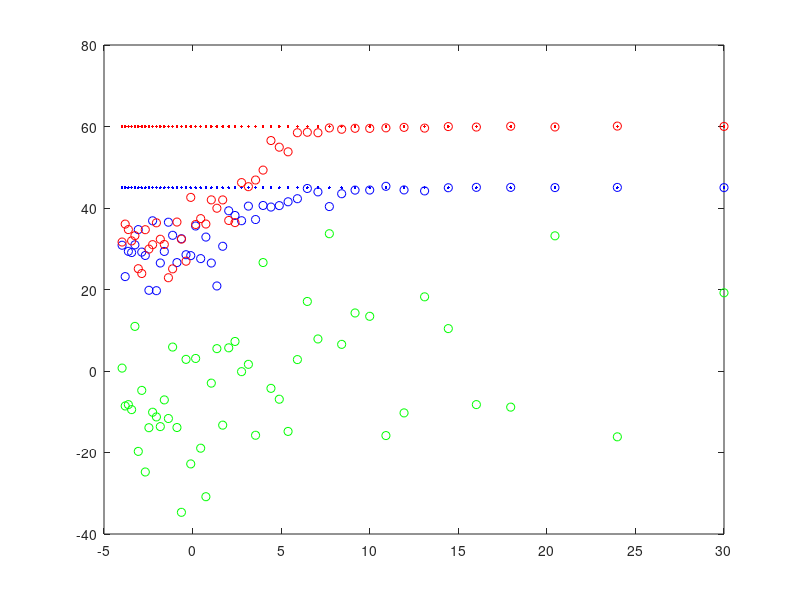

Reproduce this figure in MATLAB.
%% Afric_Sim_test_espirit_NewSort
clc;clear all;
%% Initializations
% Setting up the enviornment
g_weight = 1; %ground weighting factor
v_weight = 1;   %veg weighting factor
n_weight = 1*10^(-3/2);% Added Noise to the System
Pol_ground = [1;1;0]; %Multivatiant Ground
Pol_vegitation = [1;0;1]; %Multivariant Vegitation

Averaging_loop_size = 50;
Signal_samples = 100;    %size of Ensamble Average Window
Noise_samples = 50;
roundz = 0.01;
est_ground_angle = zeros(Noise_samples,1);
est_vegitation_angle = zeros(Noise_samples,1);
est_noise_angle = zeros(Noise_samples,1);
%% Setting offset in degrees then converting to radians
% It help me visualize when entering the degrees instead of radians
ground_offset_degrees = 45; ground_offset_radians = ground_offset_degrees*pi/180; % Ground Interferomitry offset
vegitation_offset_degrees = 60; vegitation_offset_radians = vegitation_offset_degrees*pi/180; % Vegitation Interferomitry offset

%% Matrix Calculations
% Implimenting a window. Esprit and SR techniques
for Averaged_sample = 1:Noise_samples;
    Noise = Averaged_sample*n_weight;
    for unusedVariable = 1:Averaging_loop_size;
        
        ground =  Pol_ground*(sqrt(-2*log(1-rand(1,Signal_samples))).*exp(1i*2*pi*rand(1,Signal_samples)));
        vegitation =  Pol_vegitation*(sqrt(-2*log(1-rand(1,Signal_samples))).*exp(1i*2*pi*rand(1,Signal_samples)));
        
        signal_1 = g_weight*ground + v_weight*vegitation;
        signal_2 = g_weight*exp(1i*ground_offset_radians)*ground + g_weight*exp(1i*vegitation_offset_radians)*vegitation;
        
        AddedNoise_1 = Noise*sqrt(-2*log(1-rand(3,Signal_samples))).*exp(1i*2*pi*rand(3,Signal_samples));
        AddedNoise_2 = Noise*sqrt(-2*log(1-rand(3,Signal_samples))).*exp(1i*2*pi*rand(3,Signal_samples));
        %% Espirit Algorithm
        
        S1 = signal_1 + AddedNoise_1;
        S2 = signal_2 + AddedNoise_2;
        
        R1 = S1*S1';
        R2 = S1*S2';
        
        A =  pinv(R1)*R2;
        [u,uv] = eig(A);
        
        %% Eigen value Decomposition
        % Used for sorting the eigen values in their respective bins
        
        Eone = mean(abs(u(:,1)*uv(1,1)*pinv(u(:,1)))'); %#ok<*UDIM>
        Etwo = mean(abs(u(:,2)*uv(2,2)*pinv(u(:,2)))');
        Ethree = mean(abs(u(:,3)*uv(3,3)*pinv(u(:,3)))');
        
        [~,kk_one]=sort(Eone,'descend');
        [~,kk_two]=sort(Etwo,'descend');
        [~,kk_three]=sort(Ethree,'descend');
        EthreeNoise = 0; EtwoNoise = 0; EoneNoise = 0;
        %% Determining the Noise signal
        if (abs((Ethree(1,1) - Ethree(1,2)))< roundz)
            if (abs((Ethree(1,1) - Ethree(1,3)))< roundz)
                if (abs((Ethree(1,2) - Ethree(1,3)))< roundz)
                    est_noise_angle(Averaged_sample) = est_noise_angle(Averaged_sample) + angle(uv(3,3))/Averaging_loop_size;
                    EthreeNoise = 1;
                end
            end
        end
        if (abs((Etwo(1,1) - Etwo(1,2)))< roundz)
            if (abs((Etwo(1,1) - Etwo(1,3)))< roundz)
                if (abs((Etwo(1,2) - Etwo(1,3)))< roundz)
                    est_noise_angle(Averaged_sample) = est_noise_angle(Averaged_sample) + angle(uv(2,2))/Averaging_loop_size;
                    EtwoNoise = 1;
                end
            end
        end
        if (abs((Eone(1,1) - Eone(1,2)))< roundz)
            if (abs((Eone(1,1) - Eone(1,3)))< roundz)
                if (abs((Eone(1,2) - Eone(1,3)))< roundz)
                    est_noise_angle(Averaged_sample) = est_noise_angle(Averaged_sample) + angle(uv(1,1))/Averaging_loop_size;
                    EoneNoise = 1;
                end
            end
        end
        %% Determining the Vegitation signal
        
        if ((EthreeNoise == 0)&&(kk_three(1) == 3))
             est_vegitation_angle(Averaged_sample) = est_vegitation_angle(Averaged_sample) + angle(uv(3,3))/Averaging_loop_size;
        elseif ((EtwoNoise == 0)&&(kk_two(1) == 3))
            est_vegitation_angle(Averaged_sample) = est_vegitation_angle(Averaged_sample) + angle(uv(2,2))/Averaging_loop_size;
        elseif ((EoneNoise == 0)&&(kk_one(1) == 3))
            est_vegitation_angle(Averaged_sample) = est_vegitation_angle(Averaged_sample) + angle(uv(1,1))/Averaging_loop_size;
        end
        %% Determining the  Ground signal
        
        
        if ((EthreeNoise == 0)&&(kk_three(1) == 2))
             est_ground_angle(Averaged_sample) = est_ground_angle(Averaged_sample) + angle(uv(3,3))/Averaging_loop_size;
        elseif ((EtwoNoise == 0)&&(kk_two(1) == 2))
            est_ground_angle(Averaged_sample) = est_ground_angle(Averaged_sample) + angle(uv(2,2))/Averaging_loop_size;
        elseif ((EoneNoise == 0)&&(kk_one(1) == 2))
            est_ground_angle(Averaged_sample) = est_ground_angle(Averaged_sample) + angle(uv(1,1))/Averaging_loop_size;
        end
        breakpoint = 1;
    end
end
temp = 1:Noise_samples;
n_snr = 10*log10(1./(temp*n_weight).^2)';
%% Ploting Results
% g_error = -1*est_ground_angle*180/pi - ones(Noise_samples,1)*ground_offset_radians*180/pi;
% v_error = -1*est_vegitation_angle*180/pi - ones(Noise_samples,1)*vegitation_offset_radians*180/pi;
%
% mean(v_error)
% mean(g_error)

% figure(1);title('Ground in blue Veg in red');
% hold on;
% plot(n_snr,g_error,'b')
% plot(n_snr,v_error,'r')
% xlabel('SNR dB');ylabel('error in degrees')
% hold off;

figure(2);title('Ground and Vegitation angle in degrees');
plot(n_snr,-1*est_ground_angle*180/pi,'bo'); %Estimated ground angle
hold on;
plot(n_snr,ones(Noise_samples,1)*ground_offset_radians*180/pi,'b.'); %actual Ground Phase
plot(n_snr,-1*est_vegitation_angle*180/pi,'ro'); %Estimated Vegitation angle
plot(n_snr,ones(Noise_samples,1)*vegitation_offset_radians*180/pi,'r.'); %actual Vegitation phase
plot(n_snr,-1*est_noise_angle*180/pi,'go'); %Estimated Vegitation angle
hold off;
